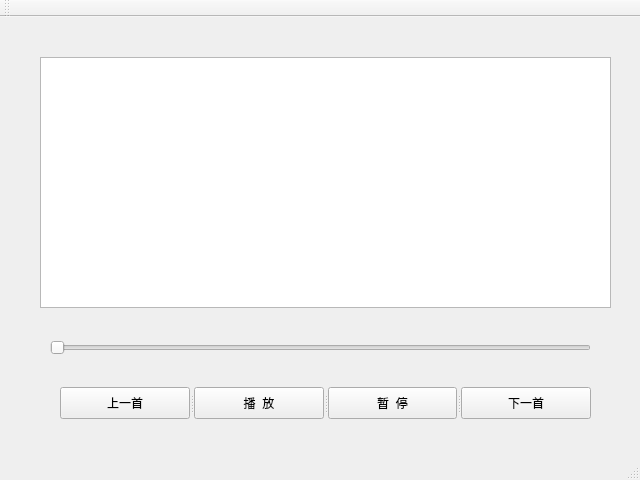
<?xml version="1.0" encoding="UTF-8"?>
<ui version="4.0">
 <class>MainWindow</class>
 <widget class="QMainWindow" name="MainWindow">
  <property name="geometry">
   <rect>
    <x>0</x>
    <y>0</y>
    <width>640</width>
    <height>480</height>
   </rect>
  </property>
  <property name="windowTitle">
   <string>MainWindow</string>
  </property>
  <widget class="QWidget" name="centralWidget">
   <widget class="QSlider" name="horizontalSliderA">
    <property name="geometry">
     <rect>
      <x>50</x>
      <y>320</y>
      <width>541</width>
      <height>22</height>
     </rect>
    </property>
    <property name="orientation">
     <enum>Qt::Horizontal</enum>
    </property>
   </widget>
   <widget class="QListView" name="listView">
    <property name="geometry">
     <rect>
      <x>40</x>
      <y>40</y>
      <width>571</width>
      <height>251</height>
     </rect>
    </property>
   </widget>
   <widget class="QSplitter" name="splitter">
    <property name="geometry">
     <rect>
      <x>60</x>
      <y>370</y>
      <width>531</width>
      <height>32</height>
     </rect>
    </property>
    <property name="orientation">
     <enum>Qt::Horizontal</enum>
    </property>
    <widget class="QPushButton" name="pushButtonBefore">
     <property name="text">
      <string>上一首</string>
     </property>
    </widget>
    <widget class="QPushButton" name="pushButtonPlay">
     <property name="text">
      <string>播  放</string>
     </property>
    </widget>
    <widget class="QPushButton" name="pushButtonPause">
     <property name="text">
      <string>暂  停</string>
     </property>
    </widget>
    <widget class="QPushButton" name="pushButtonAfter">
     <property name="text">
      <string>下一首</string>
     </property>
    </widget>
   </widget>
  </widget>
  <widget class="QMenuBar" name="menuBar">
   <property name="geometry">
    <rect>
     <x>0</x>
     <y>0</y>
     <width>640</width>
     <height>22</height>
    </rect>
   </property>
  </widget>
  <widget class="QToolBar" name="mainToolBar">
   <attribute name="toolBarArea">
    <enum>TopToolBarArea</enum>
   </attribute>
   <attribute name="toolBarBreak">
    <bool>false</bool>
   </attribute>
  </widget>
  <widget class="QStatusBar" name="statusBar"/>
 </widget>
 <layoutdefault spacing="6" margin="11"/>
 <resources/>
 <connections/>
</ui>
